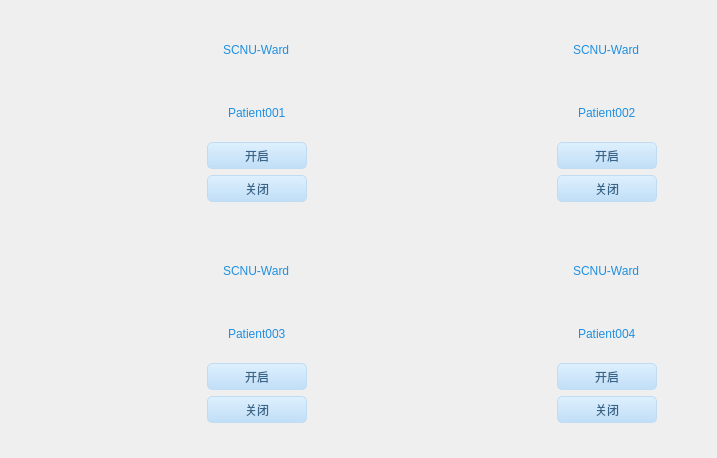
<?xml version="1.0" encoding="UTF-8"?>
<ui version="4.0">
 <class>TableWidget</class>
 <widget class="QWidget" name="TableWidget">
  <property name="geometry">
   <rect>
    <x>0</x>
    <y>0</y>
    <width>717</width>
    <height>458</height>
   </rect>
  </property>
  <property name="windowTitle">
   <string>Form</string>
  </property>
  <property name="styleSheet">
   <string notr="true"/>
  </property>
  <layout class="QGridLayout" name="gridLayout">
   <item row="1" column="0">
    <widget class="QFrame" name="frame5">
     <property name="styleSheet">
      <string notr="true">QFrame #frame5
{
background:transparent;border:2px solid white;
}</string>
     </property>
     <layout class="QGridLayout" name="gridLayout_3">
      <item row="0" column="2">
       <spacer name="horizontalSpacer">
        <property name="orientation">
         <enum>Qt::Horizontal</enum>
        </property>
        <property name="sizeHint" stdset="0">
         <size>
          <width>40</width>
          <height>20</height>
         </size>
        </property>
       </spacer>
      </item>
      <item row="0" column="3">
       <layout class="QGridLayout" name="gridLayout_8">
        <item row="5" column="0">
         <spacer name="verticalSpacer_3">
          <property name="orientation">
           <enum>Qt::Vertical</enum>
          </property>
          <property name="sizeHint" stdset="0">
           <size>
            <width>20</width>
            <height>40</height>
           </size>
          </property>
         </spacer>
        </item>
        <item row="7" column="0">
         <widget class="QPushButton" name="LightSwitch_3">
          <property name="sizePolicy">
           <sizepolicy hsizetype="Preferred" vsizetype="Preferred">
            <horstretch>0</horstretch>
            <verstretch>0</verstretch>
           </sizepolicy>
          </property>
          <property name="minimumSize">
           <size>
            <width>100</width>
            <height>27</height>
           </size>
          </property>
          <property name="maximumSize">
           <size>
            <width>300</width>
            <height>90</height>
           </size>
          </property>
          <property name="styleSheet">
           <string notr="true">QPushButton,.QToolButton{
border-style:none;
border:1px solid #C0DCF2;
color:#386487;
padding:5px;
min-height:15px;
border-radius:5px;
background:qlineargradient(spread:pad,x1:0,y1:0,x2:0,y2:1,stop:0 #DEF0FE,stop:1 #C0DEF6);
}

QPushButton:hover,.QToolButton:hover{
background:qlineargradient(spread:pad,x1:0,y1:0,x2:0,y2:1,stop:0 #F2F9FF,stop:1 #DAEFFF);
}

QPushButton:pressed,.QToolButton:pressed{
background:qlineargradient(spread:pad,x1:0,y1:0,x2:0,y2:1,stop:0 #DEF0FE,stop:1 #C0DEF6);
}</string>
          </property>
          <property name="text">
           <string>关闭</string>
          </property>
         </widget>
        </item>
        <item row="2" column="0">
         <spacer name="verticalSpacer_14">
          <property name="orientation">
           <enum>Qt::Vertical</enum>
          </property>
          <property name="sizeHint" stdset="0">
           <size>
            <width>20</width>
            <height>40</height>
           </size>
          </property>
         </spacer>
        </item>
        <item row="4" column="0" alignment="Qt::AlignHCenter">
         <widget class="QLabel" name="label_8">
          <property name="minimumSize">
           <size>
            <width>0</width>
            <height>0</height>
           </size>
          </property>
          <property name="styleSheet">
           <string notr="true">font: 14pt &quot;Times New Roman&quot;;
color: rgb(30, 144, 225);</string>
          </property>
          <property name="text">
           <string>Patient003</string>
          </property>
         </widget>
        </item>
        <item row="8" column="0">
         <spacer name="verticalSpacer_15">
          <property name="orientation">
           <enum>Qt::Vertical</enum>
          </property>
          <property name="sizeHint" stdset="0">
           <size>
            <width>20</width>
            <height>40</height>
           </size>
          </property>
         </spacer>
        </item>
        <item row="6" column="0">
         <widget class="QPushButton" name="pushButton">
          <property name="styleSheet">
           <string notr="true">QPushButton,.QToolButton{
border-style:none;
border:1px solid #C0DCF2;
color:#386487;
padding:5px;
min-height:15px;
border-radius:5px;
background:qlineargradient(spread:pad,x1:0,y1:0,x2:0,y2:1,stop:0 #DEF0FE,stop:1 #C0DEF6);
}

QPushButton:hover,.QToolButton:hover{
background:qlineargradient(spread:pad,x1:0,y1:0,x2:0,y2:1,stop:0 #F2F9FF,stop:1 #DAEFFF);
}

QPushButton:pressed,.QToolButton:pressed{
background:qlineargradient(spread:pad,x1:0,y1:0,x2:0,y2:1,stop:0 #DEF0FE,stop:1 #C0DEF6);
}</string>
          </property>
          <property name="text">
           <string>开启</string>
          </property>
         </widget>
        </item>
        <item row="1" column="0" alignment="Qt::AlignHCenter">
         <widget class="QLabel" name="label_7">
          <property name="minimumSize">
           <size>
            <width>0</width>
            <height>30</height>
           </size>
          </property>
          <property name="styleSheet">
           <string notr="true">
font: 14pt &quot;Times New Roman&quot;;
color: rgb(30, 144, 225);</string>
          </property>
          <property name="text">
           <string>SCNU-Ward</string>
          </property>
         </widget>
        </item>
        <item row="0" column="0">
         <spacer name="verticalSpacer_13">
          <property name="orientation">
           <enum>Qt::Vertical</enum>
          </property>
          <property name="sizeHint" stdset="0">
           <size>
            <width>20</width>
            <height>40</height>
           </size>
          </property>
         </spacer>
        </item>
        <item row="3" column="0">
         <widget class="QLabel" name="battery_3">
          <property name="text">
           <string/>
          </property>
         </widget>
        </item>
       </layout>
      </item>
      <item row="0" column="0">
       <spacer name="horizontalSpacer_5">
        <property name="orientation">
         <enum>Qt::Horizontal</enum>
        </property>
        <property name="sizeHint" stdset="0">
         <size>
          <width>40</width>
          <height>20</height>
         </size>
        </property>
       </spacer>
      </item>
      <item row="0" column="1">
       <widget class="QLabel" name="air">
        <property name="minimumSize">
         <size>
          <width>100</width>
          <height>120</height>
         </size>
        </property>
        <property name="maximumSize">
         <size>
          <width>100</width>
          <height>120</height>
         </size>
        </property>
        <property name="styleSheet">
         <string notr="true"/>
        </property>
        <property name="text">
         <string/>
        </property>
        <property name="pixmap">
         <pixmap resource="../../../res.qrc">:/res/res/image/transfuse/no_connect.png</pixmap>
        </property>
        <property name="scaledContents">
         <bool>true</bool>
        </property>
       </widget>
      </item>
      <item row="0" column="4">
       <spacer name="horizontalSpacer_11">
        <property name="orientation">
         <enum>Qt::Horizontal</enum>
        </property>
        <property name="sizeHint" stdset="0">
         <size>
          <width>40</width>
          <height>20</height>
         </size>
        </property>
       </spacer>
      </item>
     </layout>
    </widget>
   </item>
   <item row="1" column="1">
    <widget class="QFrame" name="frame6">
     <property name="styleSheet">
      <string notr="true">QFrame #frame6
{
background:transparent;border:2px solid white;
}</string>
     </property>
     <layout class="QGridLayout" name="gridLayout_4">
      <item row="0" column="1">
       <widget class="QLabel" name="tv">
        <property name="minimumSize">
         <size>
          <width>100</width>
          <height>120</height>
         </size>
        </property>
        <property name="maximumSize">
         <size>
          <width>100</width>
          <height>120</height>
         </size>
        </property>
        <property name="styleSheet">
         <string notr="true"/>
        </property>
        <property name="text">
         <string/>
        </property>
        <property name="pixmap">
         <pixmap resource="../../../res.qrc">:/res/res/image/transfuse/no_connect.png</pixmap>
        </property>
        <property name="scaledContents">
         <bool>true</bool>
        </property>
       </widget>
      </item>
      <item row="0" column="3">
       <layout class="QGridLayout" name="gridLayout_9">
        <item row="1" column="0" alignment="Qt::AlignHCenter">
         <widget class="QLabel" name="label_9">
          <property name="minimumSize">
           <size>
            <width>0</width>
            <height>30</height>
           </size>
          </property>
          <property name="styleSheet">
           <string notr="true">font: 14pt &quot;Times New Roman&quot;;
color: rgb(30, 144, 225);</string>
          </property>
          <property name="text">
           <string>SCNU-Ward</string>
          </property>
         </widget>
        </item>
        <item row="2" column="0">
         <spacer name="verticalSpacer_17">
          <property name="orientation">
           <enum>Qt::Vertical</enum>
          </property>
          <property name="sizeHint" stdset="0">
           <size>
            <width>20</width>
            <height>40</height>
           </size>
          </property>
         </spacer>
        </item>
        <item row="4" column="0" alignment="Qt::AlignHCenter">
         <widget class="QLabel" name="label_10">
          <property name="minimumSize">
           <size>
            <width>0</width>
            <height>0</height>
           </size>
          </property>
          <property name="styleSheet">
           <string notr="true">font: 14pt &quot;Times New Roman&quot;;
color: rgb(30, 144, 225);</string>
          </property>
          <property name="text">
           <string>Patient004</string>
          </property>
         </widget>
        </item>
        <item row="7" column="0">
         <widget class="QPushButton" name="LightSwitch_4">
          <property name="sizePolicy">
           <sizepolicy hsizetype="Preferred" vsizetype="Preferred">
            <horstretch>0</horstretch>
            <verstretch>0</verstretch>
           </sizepolicy>
          </property>
          <property name="minimumSize">
           <size>
            <width>100</width>
            <height>27</height>
           </size>
          </property>
          <property name="maximumSize">
           <size>
            <width>300</width>
            <height>90</height>
           </size>
          </property>
          <property name="styleSheet">
           <string notr="true">QPushButton,.QToolButton{
border-style:none;
border:1px solid #C0DCF2;
color:#386487;
padding:5px;
min-height:15px;
border-radius:5px;
background:qlineargradient(spread:pad,x1:0,y1:0,x2:0,y2:1,stop:0 #DEF0FE,stop:1 #C0DEF6);
}

QPushButton:hover,.QToolButton:hover{
background:qlineargradient(spread:pad,x1:0,y1:0,x2:0,y2:1,stop:0 #F2F9FF,stop:1 #DAEFFF);
}

QPushButton:pressed,.QToolButton:pressed{
background:qlineargradient(spread:pad,x1:0,y1:0,x2:0,y2:1,stop:0 #DEF0FE,stop:1 #C0DEF6);
}</string>
          </property>
          <property name="text">
           <string>关闭</string>
          </property>
         </widget>
        </item>
        <item row="5" column="0">
         <spacer name="verticalSpacer_4">
          <property name="orientation">
           <enum>Qt::Vertical</enum>
          </property>
          <property name="sizeHint" stdset="0">
           <size>
            <width>20</width>
            <height>40</height>
           </size>
          </property>
         </spacer>
        </item>
        <item row="8" column="0">
         <spacer name="verticalSpacer_18">
          <property name="orientation">
           <enum>Qt::Vertical</enum>
          </property>
          <property name="sizeHint" stdset="0">
           <size>
            <width>20</width>
            <height>40</height>
           </size>
          </property>
         </spacer>
        </item>
        <item row="0" column="0">
         <spacer name="verticalSpacer_16">
          <property name="orientation">
           <enum>Qt::Vertical</enum>
          </property>
          <property name="sizeHint" stdset="0">
           <size>
            <width>20</width>
            <height>40</height>
           </size>
          </property>
         </spacer>
        </item>
        <item row="6" column="0">
         <widget class="QPushButton" name="pushButton_2">
          <property name="styleSheet">
           <string notr="true">QPushButton,.QToolButton{
border-style:none;
border:1px solid #C0DCF2;
color:#386487;
padding:5px;
min-height:15px;
border-radius:5px;
background:qlineargradient(spread:pad,x1:0,y1:0,x2:0,y2:1,stop:0 #DEF0FE,stop:1 #C0DEF6);
}

QPushButton:hover,.QToolButton:hover{
background:qlineargradient(spread:pad,x1:0,y1:0,x2:0,y2:1,stop:0 #F2F9FF,stop:1 #DAEFFF);
}

QPushButton:pressed,.QToolButton:pressed{
background:qlineargradient(spread:pad,x1:0,y1:0,x2:0,y2:1,stop:0 #DEF0FE,stop:1 #C0DEF6);
}</string>
          </property>
          <property name="text">
           <string>开启</string>
          </property>
         </widget>
        </item>
        <item row="3" column="0">
         <widget class="QLabel" name="battery_4">
          <property name="text">
           <string/>
          </property>
         </widget>
        </item>
       </layout>
      </item>
      <item row="0" column="2">
       <spacer name="horizontalSpacer_4">
        <property name="orientation">
         <enum>Qt::Horizontal</enum>
        </property>
        <property name="sizeHint" stdset="0">
         <size>
          <width>40</width>
          <height>20</height>
         </size>
        </property>
       </spacer>
      </item>
      <item row="0" column="0">
       <spacer name="horizontalSpacer_6">
        <property name="orientation">
         <enum>Qt::Horizontal</enum>
        </property>
        <property name="sizeHint" stdset="0">
         <size>
          <width>40</width>
          <height>20</height>
         </size>
        </property>
       </spacer>
      </item>
      <item row="0" column="4">
       <spacer name="horizontalSpacer_12">
        <property name="orientation">
         <enum>Qt::Horizontal</enum>
        </property>
        <property name="sizeHint" stdset="0">
         <size>
          <width>40</width>
          <height>20</height>
         </size>
        </property>
       </spacer>
      </item>
     </layout>
    </widget>
   </item>
   <item row="0" column="1">
    <widget class="QFrame" name="frame2">
     <property name="styleSheet">
      <string notr="true">QFrame #frame2
{
background:transparent;border:2px solid white;
}</string>
     </property>
     <layout class="QGridLayout" name="gridLayout_2">
      <item row="0" column="2">
       <spacer name="horizontalSpacer_3">
        <property name="orientation">
         <enum>Qt::Horizontal</enum>
        </property>
        <property name="sizeHint" stdset="0">
         <size>
          <width>40</width>
          <height>20</height>
         </size>
        </property>
       </spacer>
      </item>
      <item row="0" column="3">
       <layout class="QGridLayout" name="gridLayout_7">
        <item row="0" column="0">
         <spacer name="verticalSpacer_10">
          <property name="orientation">
           <enum>Qt::Vertical</enum>
          </property>
          <property name="sizeHint" stdset="0">
           <size>
            <width>20</width>
            <height>40</height>
           </size>
          </property>
         </spacer>
        </item>
        <item row="4" column="0" alignment="Qt::AlignHCenter|Qt::AlignVCenter">
         <widget class="QLabel" name="label_6">
          <property name="minimumSize">
           <size>
            <width>0</width>
            <height>0</height>
           </size>
          </property>
          <property name="styleSheet">
           <string notr="true">
font: 14pt &quot;Times New Roman&quot;;
color: rgb(30, 144, 225);</string>
          </property>
          <property name="text">
           <string>Patient002</string>
          </property>
         </widget>
        </item>
        <item row="1" column="0" alignment="Qt::AlignHCenter">
         <widget class="QLabel" name="label_4">
          <property name="minimumSize">
           <size>
            <width>0</width>
            <height>30</height>
           </size>
          </property>
          <property name="styleSheet">
           <string notr="true">font: 14pt &quot;Times New Roman&quot;;
color: rgb(30, 144, 225);</string>
          </property>
          <property name="text">
           <string>SCNU-Ward</string>
          </property>
         </widget>
        </item>
        <item row="2" column="0">
         <spacer name="verticalSpacer_11">
          <property name="orientation">
           <enum>Qt::Vertical</enum>
          </property>
          <property name="sizeHint" stdset="0">
           <size>
            <width>20</width>
            <height>40</height>
           </size>
          </property>
         </spacer>
        </item>
        <item row="8" column="0">
         <spacer name="verticalSpacer_12">
          <property name="orientation">
           <enum>Qt::Vertical</enum>
          </property>
          <property name="sizeHint" stdset="0">
           <size>
            <width>20</width>
            <height>40</height>
           </size>
          </property>
         </spacer>
        </item>
        <item row="6" column="0">
         <widget class="QPushButton" name="pushButton_4">
          <property name="styleSheet">
           <string notr="true">QPushButton,.QToolButton{
border-style:none;
border:1px solid #C0DCF2;
color:#386487;
padding:5px;
min-height:15px;
border-radius:5px;
background:qlineargradient(spread:pad,x1:0,y1:0,x2:0,y2:1,stop:0 #DEF0FE,stop:1 #C0DEF6);
}

QPushButton:hover,.QToolButton:hover{
background:qlineargradient(spread:pad,x1:0,y1:0,x2:0,y2:1,stop:0 #F2F9FF,stop:1 #DAEFFF);
}

QPushButton:pressed,.QToolButton:pressed{
background:qlineargradient(spread:pad,x1:0,y1:0,x2:0,y2:1,stop:0 #DEF0FE,stop:1 #C0DEF6);
}</string>
          </property>
          <property name="text">
           <string>开启</string>
          </property>
         </widget>
        </item>
        <item row="5" column="0">
         <spacer name="verticalSpacer_2">
          <property name="orientation">
           <enum>Qt::Vertical</enum>
          </property>
          <property name="sizeHint" stdset="0">
           <size>
            <width>20</width>
            <height>40</height>
           </size>
          </property>
         </spacer>
        </item>
        <item row="7" column="0">
         <widget class="QPushButton" name="SY_Second">
          <property name="sizePolicy">
           <sizepolicy hsizetype="Preferred" vsizetype="Preferred">
            <horstretch>0</horstretch>
            <verstretch>0</verstretch>
           </sizepolicy>
          </property>
          <property name="minimumSize">
           <size>
            <width>100</width>
            <height>27</height>
           </size>
          </property>
          <property name="maximumSize">
           <size>
            <width>300</width>
            <height>90</height>
           </size>
          </property>
          <property name="styleSheet">
           <string notr="true">QPushButton,.QToolButton{
border-style:none;
border:1px solid #C0DCF2;
color:#386487;
padding:5px;
min-height:15px;
border-radius:5px;
background:qlineargradient(spread:pad,x1:0,y1:0,x2:0,y2:1,stop:0 #DEF0FE,stop:1 #C0DEF6);
}

QPushButton:hover,.QToolButton:hover{
background:qlineargradient(spread:pad,x1:0,y1:0,x2:0,y2:1,stop:0 #F2F9FF,stop:1 #DAEFFF);
}

QPushButton:pressed,.QToolButton:pressed{
background:qlineargradient(spread:pad,x1:0,y1:0,x2:0,y2:1,stop:0 #DEF0FE,stop:1 #C0DEF6);
}</string>
          </property>
          <property name="text">
           <string>关闭</string>
          </property>
         </widget>
        </item>
        <item row="3" column="0">
         <widget class="QLabel" name="battery_2">
          <property name="text">
           <string/>
          </property>
         </widget>
        </item>
       </layout>
      </item>
      <item row="0" column="1">
       <widget class="QLabel" name="door">
        <property name="minimumSize">
         <size>
          <width>100</width>
          <height>120</height>
         </size>
        </property>
        <property name="maximumSize">
         <size>
          <width>100</width>
          <height>120</height>
         </size>
        </property>
        <property name="styleSheet">
         <string notr="true"/>
        </property>
        <property name="text">
         <string/>
        </property>
        <property name="pixmap">
         <pixmap resource="../../../res.qrc">:/res/res/image/transfuse/no_connect.png</pixmap>
        </property>
        <property name="scaledContents">
         <bool>true</bool>
        </property>
       </widget>
      </item>
      <item row="0" column="0">
       <spacer name="horizontalSpacer_8">
        <property name="orientation">
         <enum>Qt::Horizontal</enum>
        </property>
        <property name="sizeHint" stdset="0">
         <size>
          <width>40</width>
          <height>20</height>
         </size>
        </property>
       </spacer>
      </item>
      <item row="0" column="4">
       <spacer name="horizontalSpacer_10">
        <property name="orientation">
         <enum>Qt::Horizontal</enum>
        </property>
        <property name="sizeHint" stdset="0">
         <size>
          <width>40</width>
          <height>20</height>
         </size>
        </property>
       </spacer>
      </item>
     </layout>
    </widget>
   </item>
   <item row="0" column="0">
    <widget class="QFrame" name="frame1">
     <property name="styleSheet">
      <string notr="true">QFrame #frame1
{
background:transparent;border:2px solid white;
}</string>
     </property>
     <layout class="QGridLayout" name="gridLayout_6">
      <item row="0" column="1">
       <widget class="QLabel" name="SY_First">
        <property name="minimumSize">
         <size>
          <width>100</width>
          <height>120</height>
         </size>
        </property>
        <property name="maximumSize">
         <size>
          <width>100</width>
          <height>120</height>
         </size>
        </property>
        <property name="styleSheet">
         <string notr="true"/>
        </property>
        <property name="text">
         <string/>
        </property>
        <property name="pixmap">
         <pixmap resource="../../../res.qrc">:/res/res/image/transfuse/transfuse_full.png</pixmap>
        </property>
        <property name="scaledContents">
         <bool>true</bool>
        </property>
       </widget>
      </item>
      <item row="0" column="0">
       <spacer name="horizontalSpacer_7">
        <property name="orientation">
         <enum>Qt::Horizontal</enum>
        </property>
        <property name="sizeHint" stdset="0">
         <size>
          <width>40</width>
          <height>20</height>
         </size>
        </property>
       </spacer>
      </item>
      <item row="0" column="3">
       <layout class="QGridLayout" name="gridLayout_5">
        <item row="6" column="0">
         <widget class="QPushButton" name="open">
          <property name="styleSheet">
           <string notr="true">QPushButton,.QToolButton{
border-style:none;
border:1px solid #C0DCF2;
color:#386487;
padding:5px;
min-height:15px;
border-radius:5px;
background:qlineargradient(spread:pad,x1:0,y1:0,x2:0,y2:1,stop:0 #DEF0FE,stop:1 #C0DEF6);
}

QPushButton:hover,.QToolButton:hover{
background:qlineargradient(spread:pad,x1:0,y1:0,x2:0,y2:1,stop:0 #F2F9FF,stop:1 #DAEFFF);
}

QPushButton:pressed,.QToolButton:pressed{
background:qlineargradient(spread:pad,x1:0,y1:0,x2:0,y2:1,stop:0 #DEF0FE,stop:1 #C0DEF6);
}</string>
          </property>
          <property name="text">
           <string>开启</string>
          </property>
         </widget>
        </item>
        <item row="4" column="0" alignment="Qt::AlignHCenter">
         <widget class="QLabel" name="label_5">
          <property name="minimumSize">
           <size>
            <width>0</width>
            <height>0</height>
           </size>
          </property>
          <property name="styleSheet">
           <string notr="true">font: 14pt &quot;Times New Roman&quot;;
color: rgb(30, 144, 225);
</string>
          </property>
          <property name="text">
           <string>Patient001</string>
          </property>
         </widget>
        </item>
        <item row="5" column="0">
         <spacer name="verticalSpacer">
          <property name="orientation">
           <enum>Qt::Vertical</enum>
          </property>
          <property name="sizeHint" stdset="0">
           <size>
            <width>20</width>
            <height>40</height>
           </size>
          </property>
         </spacer>
        </item>
        <item row="1" column="0" alignment="Qt::AlignHCenter">
         <widget class="QLabel" name="label_3">
          <property name="minimumSize">
           <size>
            <width>0</width>
            <height>30</height>
           </size>
          </property>
          <property name="styleSheet">
           <string notr="true">
font: 14pt &quot;Times New Roman&quot;;
color: rgb(30, 144, 225);</string>
          </property>
          <property name="text">
           <string>SCNU-Ward</string>
          </property>
         </widget>
        </item>
        <item row="2" column="0">
         <spacer name="verticalSpacer_8">
          <property name="orientation">
           <enum>Qt::Vertical</enum>
          </property>
          <property name="sizeHint" stdset="0">
           <size>
            <width>20</width>
            <height>40</height>
           </size>
          </property>
         </spacer>
        </item>
        <item row="0" column="0">
         <spacer name="verticalSpacer_9">
          <property name="orientation">
           <enum>Qt::Vertical</enum>
          </property>
          <property name="sizeHint" stdset="0">
           <size>
            <width>20</width>
            <height>40</height>
           </size>
          </property>
         </spacer>
        </item>
        <item row="7" column="0">
         <widget class="QPushButton" name="lock">
          <property name="sizePolicy">
           <sizepolicy hsizetype="Preferred" vsizetype="Preferred">
            <horstretch>0</horstretch>
            <verstretch>0</verstretch>
           </sizepolicy>
          </property>
          <property name="minimumSize">
           <size>
            <width>100</width>
            <height>27</height>
           </size>
          </property>
          <property name="maximumSize">
           <size>
            <width>300</width>
            <height>90</height>
           </size>
          </property>
          <property name="styleSheet">
           <string notr="true">QPushButton,.QToolButton{
border-style:none;
border:1px solid #C0DCF2;
color:#386487;
padding:5px;
min-height:15px;
border-radius:5px;
background:qlineargradient(spread:pad,x1:0,y1:0,x2:0,y2:1,stop:0 #DEF0FE,stop:1 #C0DEF6);
}

QPushButton:hover,.QToolButton:hover{
background:qlineargradient(spread:pad,x1:0,y1:0,x2:0,y2:1,stop:0 #F2F9FF,stop:1 #DAEFFF);
}

QPushButton:pressed,.QToolButton:pressed{
background:qlineargradient(spread:pad,x1:0,y1:0,x2:0,y2:1,stop:0 #DEF0FE,stop:1 #C0DEF6);
}</string>
          </property>
          <property name="text">
           <string>关闭</string>
          </property>
         </widget>
        </item>
        <item row="8" column="0">
         <spacer name="verticalSpacer_7">
          <property name="orientation">
           <enum>Qt::Vertical</enum>
          </property>
          <property name="sizeHint" stdset="0">
           <size>
            <width>20</width>
            <height>40</height>
           </size>
          </property>
         </spacer>
        </item>
        <item row="3" column="0">
         <widget class="QLabel" name="battery">
          <property name="text">
           <string/>
          </property>
         </widget>
        </item>
       </layout>
      </item>
      <item row="0" column="2">
       <spacer name="horizontalSpacer_2">
        <property name="orientation">
         <enum>Qt::Horizontal</enum>
        </property>
        <property name="sizeHint" stdset="0">
         <size>
          <width>40</width>
          <height>20</height>
         </size>
        </property>
       </spacer>
      </item>
      <item row="0" column="4">
       <spacer name="horizontalSpacer_9">
        <property name="orientation">
         <enum>Qt::Horizontal</enum>
        </property>
        <property name="sizeHint" stdset="0">
         <size>
          <width>40</width>
          <height>20</height>
         </size>
        </property>
       </spacer>
      </item>
     </layout>
    </widget>
   </item>
  </layout>
 </widget>
 <resources>
  <include location="../../../res.qrc"/>
 </resources>
 <connections/>
</ui>
